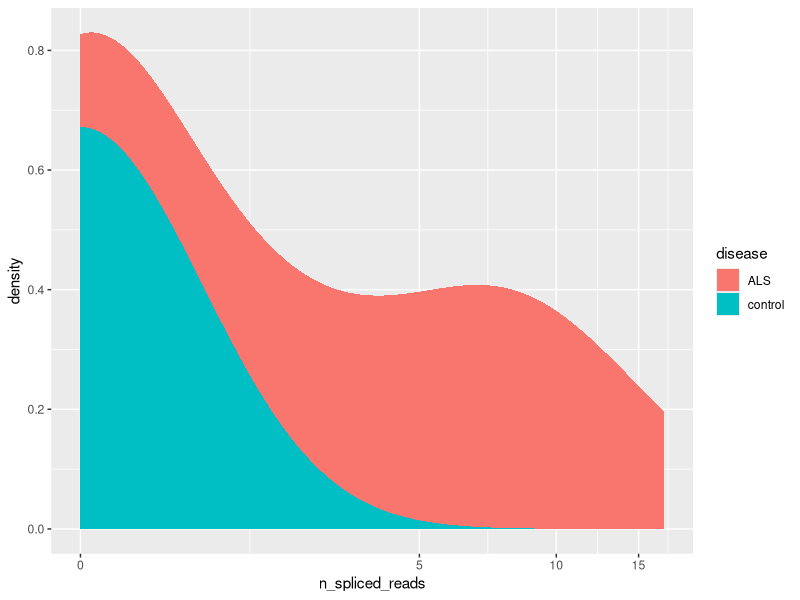

Source code (R):
setwd("/Users/nimraaslam/Documents/GitHub/spliced-reads/lcm")
getwd()
library(tidyverse)
library(ggplot2)
library(tidyr)
library(dplyr)

# Data import -------------------------------------------------------------

spliced_reads_orig <- read.csv("spliced_read_from_lcm.csv")
View(spliced_reads_orig)
spliced_reads <- spliced_reads_orig

# Looking at data ---------------------------------------------------------

spliced_reads |> 
  distinct(sample_name) #21 unique samples

spliced_reads |> 
  distinct(junction_name) #770 splice junctions

group_column <- spliced_reads |> 
  select(junction_name, sample_name, n_spliced_reads) |> 
  complete(junction_name, sample_name,fill=list(n_spliced_reads = 0)) |> 
  mutate(disease = ifelse(grepl("ALS", sample_name),
                          "ALS",
                          "control"))

View(group_column)

group_column |>  filter(grepl("STMN2",junction_name)) |> 
  ggplot(aes(x = n_spliced_reads,
             fill = disease)) +
  stat_density() + 
  scale_x_continuous(trans = scales::pseudo_log_trans())   

STMN2 <- group_column |>  filter(grepl("STMN2",junction_name)) 

k <- wilcox.test(n_spliced_reads ~ disease, STMN2) |> 
  broom::tidy()

View(k)

# Create a table of the average count of each junction in each disease

group_column |> 
  group_by(junction_name,disease) |> 
  mutate(mean_n_spliced_reads = mean(n_spliced_reads)) |> 
  ungroup() |> 
  select(junction_name,disease,mean_n_spliced_reads) |> 
  unique() |> #have mean_n_spliced_reads for each junction_name separately for control and ALS
  pivot_wider(names_from = 'disease',
              values_from = 'mean_n_spliced_reads')

# Nest data by junction_name

group_column_nested <- group_column |> 
  group_by(junction_name) |> 
  nest()
  
View(group_column_nested)

# Run wilcoxon test on all the nested data

wilcox_tested_nested = group_column_nested |> 
  mutate(wc_res = map(data,~{broom::tidy(wilcox.test(.x$n_spliced_reads ~ .x$disease, exact=FALSE))})) |> 
  unnest(wc_res) |> 
  arrange(p.value)

View(wilcox_tested_nested)










